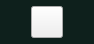
<?xml version="1.0" encoding="UTF-8"?>
<ui version="4.0">
 <class>FullScreenBtn</class>
 <widget class="QWidget" name="FullScreenBtn">
  <property name="geometry">
   <rect>
    <x>0</x>
    <y>0</y>
    <width>94</width>
    <height>44</height>
   </rect>
  </property>
  <property name="minimumSize">
   <size>
    <width>32</width>
    <height>32</height>
   </size>
  </property>
  <property name="windowTitle">
   <string>FullScreenBtn</string>
  </property>
  <property name="styleSheet">
   <string notr="true"/>
  </property>
  <layout class="QHBoxLayout" name="horizontalLayout">
   <property name="spacing">
    <number>0</number>
   </property>
   <property name="leftMargin">
    <number>0</number>
   </property>
   <property name="topMargin">
    <number>0</number>
   </property>
   <property name="rightMargin">
    <number>0</number>
   </property>
   <property name="bottomMargin">
    <number>0</number>
   </property>
   <item>
    <widget class="QWidget" name="widget" native="true">
     <property name="styleSheet">
      <string notr="true">QWidget#widget{
	background-color: rgb(14, 32, 28,1);
}</string>
     </property>
     <layout class="QHBoxLayout" name="horizontalLayout_2">
      <property name="spacing">
       <number>0</number>
      </property>
      <property name="leftMargin">
       <number>0</number>
      </property>
      <property name="topMargin">
       <number>0</number>
      </property>
      <property name="rightMargin">
       <number>0</number>
      </property>
      <property name="bottomMargin">
       <number>0</number>
      </property>
      <item>
       <widget class="QPushButton" name="pushButton">
        <property name="minimumSize">
         <size>
          <width>32</width>
          <height>32</height>
         </size>
        </property>
        <property name="maximumSize">
         <size>
          <width>32</width>
          <height>32</height>
         </size>
        </property>
        <property name="styleSheet">
         <string notr="true">QPushButton#pushButton{
border-image: url(:/ctrl/img/ctrl/fullScreen_Normal.png);
}

QPushButton#pushButton:hover{

border-image: url(:/ctrl/img/ctrl/full_screen_Click.png);
}
</string>
        </property>
        <property name="text">
         <string/>
        </property>
       </widget>
      </item>
     </layout>
    </widget>
   </item>
  </layout>
 </widget>
 <layoutdefault spacing="6" margin="11"/>
 <resources>
  <include location="../../VLive/VLive.qrc"/>
 </resources>
 <connections/>
</ui>
